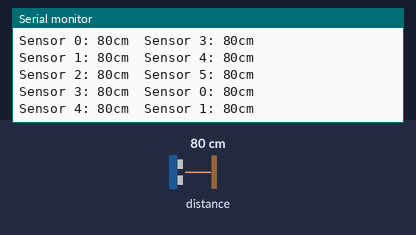
Simulated run of this sketch. Board: Arduino Uno, built with avr-gcc and run on an emulated ATmega328P. On the bench: the last lines printed to the serial monitor. Wiring (inferred from the names in the program): SRF02/SRF08 range finder at I2C address 0x70; SRF02/SRF08 range finder at I2C address 0x71; SRF02/SRF08 range finder at I2C address 0x72; SRF02/SRF08 range finder at I2C address 0x73; SRF02/SRF08 range finder at I2C address 0x74; SRF02/SRF08 range finder at I2C address 0x75. Inputs (shaded band) come from the test bench; at power-on: distance to the obstacle 80 cm.

Above: at 1.2 s.
1.3 s: distance to the obstacle set to 2 cm
At 1.33 s:
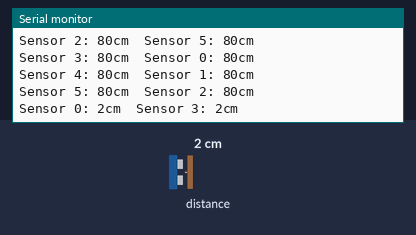
2.8 s: distance to the obstacle set to 4 cm
At 2.85 s:
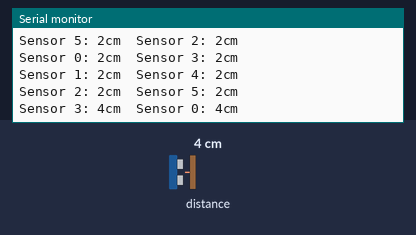
Timing chart, 0 to 5.8 s (numbered marks = the images above; inputs shaded):
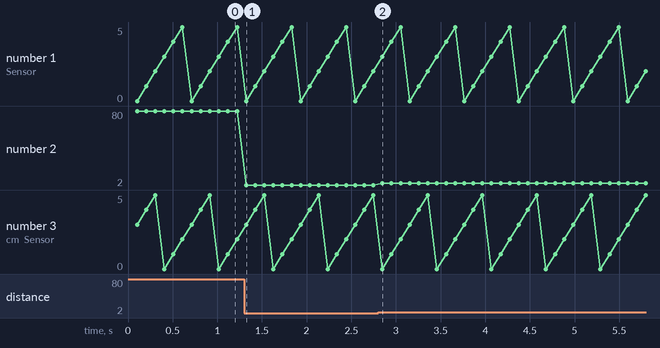

The sketch:

maxbotix_6test_doublefire.ino
```cpp
/* This project fires six MaxBotix I2CXL-MaxSonar-EZ MB1242 sensors in sequence.
 * However, this differs from maxbotix_6test.ino in that it fires two opposing
 * sensors simultaneously (i.e. fires both sensors 1 and 4, waits, reads from
 * them, then fires 2 and 5--see crude "image" below)
 *
 *    1--2
 *  /     \
 * 6      3
 *  \    /
 *   5--4
 *
 * Adapted from original project found here: <https://www.arduino.cc/en/Tutorial/SFRRangerReader>
 *
 * @author  David Sutherin (sutherin.3@wright.edu)
 * @date    4/4/2017
 */

#include <Wire.h>

byte testAddr = 0;
int base = 112;
int i = 0;
int j;
int current, next;

void setup() {
  Wire.begin();                // join i2c bus (address optional for master)
  Serial.begin(57600);          // start serial communication at 9600bps
}

int reading = 0;

void loop() {
  current = base + i;
  j = (i + 3) % 6;
  next = base + j;

  // step 1: instruct sensor to read
  Wire.beginTransmission(current);
  Wire.write(byte(0x51));       // Write range command byte
  Wire.endTransmission();       // stop transmitting

  Wire.beginTransmission(next);
  Wire.write(byte(0x51));       // Write range command byte
  Wire.endTransmission();       // stop transmitting

  // step 2: wait for reading to happen
  delay(100);                   // datasheet recommends 100 ms

  // SENSOR 1 - step 3: request reading from sensor
  Wire.requestFrom(current, 2);    // request 2 bytes from slave device #112

  // step 4: receive reading from sensor
  if (2 <= Wire.available()) { // if two bytes were received
    reading = Wire.read();  // receive high byte (overwrites previous reading)
    reading = reading << 8;    // shift high byte to be high 8 bits
    reading |= Wire.read(); // receive low byte as lower 8 bits
    Serial.print("Sensor "); Serial.print(current-base); Serial.print(": ");
    Serial.print(reading);   // print the reading
    Serial.print("cm\t");
  }
  else {
    Serial.println("Error reading sensor "); Serial.print(current-base);
  }

  // SENSOR 2 - step 3: request reading from sensor
  Wire.requestFrom(next, 2);    // request 2 bytes from slave device #112

  // step 4: receive reading from sensor
  if (2 <= Wire.available()) { // if two bytes were received
    reading = Wire.read();  // receive high byte (overwrites previous reading)
    reading = reading << 8;    // shift high byte to be high 8 bits
    reading |= Wire.read(); // receive low byte as lower 8 bits
    Serial.print("Sensor "); Serial.print(next-base);  Serial.print(": ");
    Serial.print(reading);   // print the reading
    Serial.println("cm");
    Serial.println();
  }
  else {
    Serial.println("Error reading sensor "); Serial.print(next-base);
  }

  i = (i+1) % 6;
}
```

Measured:
- after the input at 1.3 s, the serial monitor: prints a new line at once (image 1)
- after the input at 2.8 s, the serial monitor: prints a new line after 0.05 s (image 2)
